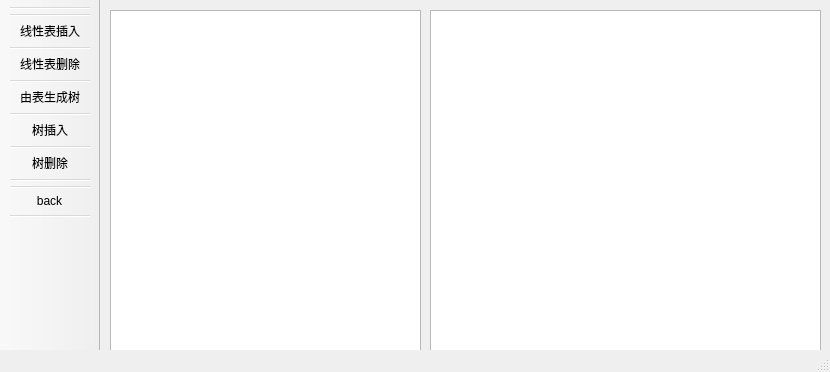
<?xml version="1.0" encoding="UTF-8"?>
<ui version="4.0">
 <class>TLWindow</class>
 <widget class="QMainWindow" name="TLWindow">
  <property name="geometry">
   <rect>
    <x>0</x>
    <y>0</y>
    <width>830</width>
    <height>372</height>
   </rect>
  </property>
  <property name="windowTitle">
   <string>MainWindow</string>
  </property>
  <widget class="QWidget" name="centralwidget">
   <widget class="QTableView" name="tableView">
    <property name="geometry">
     <rect>
      <x>10</x>
      <y>10</y>
      <width>311</width>
      <height>341</height>
     </rect>
    </property>
   </widget>
   <widget class="QTreeView" name="treeView">
    <property name="geometry">
     <rect>
      <x>330</x>
      <y>10</y>
      <width>391</width>
      <height>341</height>
     </rect>
    </property>
   </widget>
  </widget>
  <widget class="QStatusBar" name="statusbar"/>
  <widget class="QToolBar" name="toolBar">
   <property name="minimumSize">
    <size>
     <width>100</width>
     <height>350</height>
    </size>
   </property>
   <property name="maximumSize">
    <size>
     <width>100</width>
     <height>350</height>
    </size>
   </property>
   <property name="windowTitle">
    <string>toolBar</string>
   </property>
   <property name="movable">
    <bool>false</bool>
   </property>
   <attribute name="toolBarArea">
    <enum>LeftToolBarArea</enum>
   </attribute>
   <attribute name="toolBarBreak">
    <bool>false</bool>
   </attribute>
   <addaction name="separator"/>
   <addaction name="separator"/>
   <addaction name="actTableInsert"/>
   <addaction name="separator"/>
   <addaction name="actTableDelete"/>
   <addaction name="separator"/>
   <addaction name="actToTree"/>
   <addaction name="separator"/>
   <addaction name="actTreeInsert"/>
   <addaction name="separator"/>
   <addaction name="actTreeDelete"/>
   <addaction name="separator"/>
   <addaction name="separator"/>
   <addaction name="actBack"/>
   <addaction name="separator"/>
  </widget>
  <action name="actBack">
   <property name="text">
    <string>back</string>
   </property>
   <property name="menuRole">
    <enum>QAction::NoRole</enum>
   </property>
  </action>
  <action name="actTableInsert">
   <property name="text">
    <string>线性表插入</string>
   </property>
   <property name="menuRole">
    <enum>QAction::NoRole</enum>
   </property>
  </action>
  <action name="actTableDelete">
   <property name="text">
    <string>线性表删除</string>
   </property>
   <property name="menuRole">
    <enum>QAction::NoRole</enum>
   </property>
  </action>
  <action name="actTreeInsert">
   <property name="text">
    <string>树插入</string>
   </property>
   <property name="menuRole">
    <enum>QAction::NoRole</enum>
   </property>
  </action>
  <action name="actTreeDelete">
   <property name="text">
    <string>树删除</string>
   </property>
   <property name="menuRole">
    <enum>QAction::NoRole</enum>
   </property>
  </action>
  <action name="actToTree">
   <property name="text">
    <string>由表生成树</string>
   </property>
   <property name="toolTip">
    <string>由表生成树</string>
   </property>
   <property name="menuRole">
    <enum>QAction::NoRole</enum>
   </property>
  </action>
 </widget>
 <resources/>
 <connections/>
</ui>
